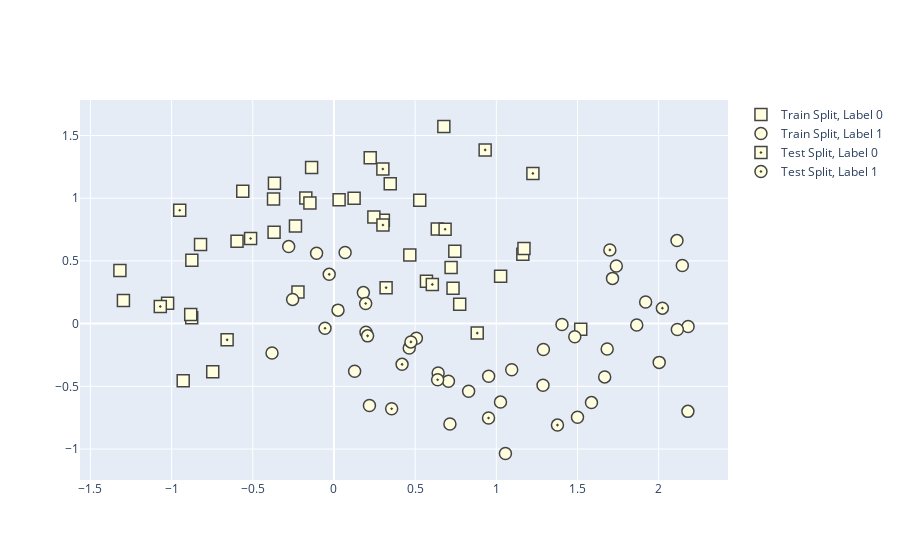

Notebook code for this chart:
### Code cell
# Para knn (Clasificación):
import plotly.graph_objects as go
import numpy as np
from sklearn.datasets import make_moons
from sklearn.model_selection import train_test_split
from sklearn.neighbors import KNeighborsClassifier

# Load and split data
X, y = make_moons(noise=0.3, random_state=0)
X_train, X_test, y_train, y_test = train_test_split(
    X, y.astype(str), test_size=0.25, random_state=0)

trace_specs = [
    [X_train, y_train, '0', 'Train', 'square'],
    [X_train, y_train, '1', 'Train', 'circle'],
    [X_test, y_test, '0', 'Test', 'square-dot'],
    [X_test, y_test, '1', 'Test', 'circle-dot']
]

fig = go.Figure(data=[
    go.Scatter(
        x=X[y==label, 0], y=X[y==label, 1],
        name=f'{split} Split, Label {label}',
        mode='markers', marker_symbol=marker
    )
    for X, y, label, split, marker in trace_specs
])
fig.update_traces(
    marker_size=12, marker_line_width=1.5,
    marker_color="lightyellow"
)
fig.show()

### Figure 1 — Plotly figure (JSON) as saved in the notebook; plotly's stock layout.template omitted (floating-point values rounded to 4 significant figures)
{"data": [{"marker": {"color": "lightyellow", "line": {"width": 1.5}, "size": 12, "symbol": "square"}, "mode": "markers", "name": "Train Split, Label 0", "type": "scatter", "x": [-1.025, 0.5697, -1.297, 0.3467, 0.6365, -0.1377, 0.7444, -0.2371, 0.5282, -0.3723, -0.8762, -0.3665, 0.3043, 1.52, -0.8217, 0.03159, -0.1733, 0.7216, -0.1481, -0.2217, -0.9286, 0.4673, 1.163, 0.7746, -1.319, -0.597, 1.17, -0.8823, -0.7466, -0.5618, 0.6768, 0.2233, 0.2458, 0.7335, 0.1241, -0.8754, -0.3689, 1.027], "y": [0.1619, 0.3374, 0.1841, 1.116, 0.7544, 1.245, 0.5766, 0.7788, 0.983, 0.9929, 0.04657, 1.12, 0.8237, -0.04516, 0.6314, 0.987, 1.002, 0.4472, 0.9616, 0.2516, -0.4563, 0.547, 0.5529, 0.1538, 0.4231, 0.6572, 0.5984, 0.07249, -0.383, 1.055, 1.572, 1.322, 0.8496, 0.2816, 1.001, 0.5054, 0.7289, 0.3778]}, {"marker": {"color": "lightyellow", "line": {"width": 1.5}, "size": 12, "symbol": "circle"}, "mode": "markers", "name": "Train Split, Label 1", "type": "scatter", "x": [1.29, 1.668, -0.3815, 2.181, 0.1273, 2.146, 2.115, 0.6417, 0.8295, -0.2545, 2.113, -0.107, 0.06873, 1.92, 1.405, 2.003, 0.7052, -0.2788, 1.056, 1.288, 0.02494, 1.865, 0.5076, 1.483, 0.9529, 2.18, 1.739, 0.1812, 1.026, 1.095, 1.5, 1.683, 0.4636, 1.716, 0.2186, 1.586, 0.7144], "y": [-0.2069, -0.4249, -0.2349, -0.02292, -0.3797, 0.463, -0.04624, -0.3937, -0.5393, 0.1932, 0.6621, 0.5618, 0.5665, 0.1725, -0.007057, -0.3091, -0.4589, 0.6142, -1.036, -0.491, 0.1075, -0.01108, -0.1173, -0.1052, -0.4198, -0.6998, 0.459, 0.2472, -0.6257, -0.3684, -0.7464, -0.202, -0.1952, 0.3607, -0.6525, -0.6298, -0.7999]}, {"marker": {"color": "lightyellow", "line": {"width": 1.5}, "size": 12, "symbol": "square-dot"}, "mode": "markers", "name": "Test Split, Label 0", "type": "scatter", "x": [0.6059, 0.8825, 0.3012, 0.3212, -0.5135, 0.3017, 1.225, 0.6845, -0.6581, -1.07, -0.95, 0.9313], "y": [0.3125, -0.07576, 1.233, 0.2867, 0.6787, 0.786, 1.198, 0.7529, -0.1294, 0.1367, 0.9036, 1.385]}, {"marker": {"color": "lightyellow", "line": {"width": 1.5}, "size": 12, "symbol": "circle-dot"}, "mode": "markers", "name": "Test Split, Label 1", "type": "scatter", "x": [0.1973, 0.1954, 0.3554, 1.377, 2.023, 1.699, 0.6386, 0.9522, 0.474, 0.4195, -0.02922, 0.2072, -0.05514], "y": [-0.06802, 0.1609, -0.6785, -0.8092, 0.1233, 0.5877, -0.4472, -0.7531, -0.1458, -0.3248, 0.3929, -0.09767, -0.03733]}], "layout": {}}
